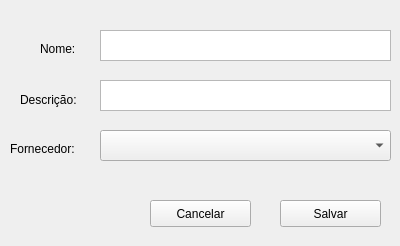
<?xml version="1.0" encoding="UTF-8"?>
<ui version="4.0">
 <class>NovoProduto</class>
 <widget class="QWidget" name="NovoProduto">
  <property name="geometry">
   <rect>
    <x>0</x>
    <y>0</y>
    <width>400</width>
    <height>246</height>
   </rect>
  </property>
  <property name="windowTitle">
   <string>Novo Produto</string>
  </property>
  <property name="windowIcon">
   <iconset>
    <normaloff>../Icons/mdpi.png</normaloff>../Icons/mdpi.png</iconset>
  </property>
  <widget class="QPushButton" name="btnCancelar">
   <property name="geometry">
    <rect>
     <x>150</x>
     <y>200</y>
     <width>101</width>
     <height>27</height>
    </rect>
   </property>
   <property name="text">
    <string>Cancelar</string>
   </property>
  </widget>
  <widget class="QPlainTextEdit" name="tbNome">
   <property name="geometry">
    <rect>
     <x>100</x>
     <y>30</y>
     <width>291</width>
     <height>31</height>
    </rect>
   </property>
  </widget>
  <widget class="QLabel" name="label_7">
   <property name="geometry">
    <rect>
     <x>40</x>
     <y>40</y>
     <width>51</width>
     <height>17</height>
    </rect>
   </property>
   <property name="text">
    <string>Nome:</string>
   </property>
  </widget>
  <widget class="QPushButton" name="btnSalvar">
   <property name="geometry">
    <rect>
     <x>280</x>
     <y>200</y>
     <width>101</width>
     <height>27</height>
    </rect>
   </property>
   <property name="text">
    <string>Salvar</string>
   </property>
  </widget>
  <widget class="QPlainTextEdit" name="tbDescricao">
   <property name="geometry">
    <rect>
     <x>100</x>
     <y>80</y>
     <width>291</width>
     <height>31</height>
    </rect>
   </property>
  </widget>
  <widget class="QLabel" name="label_8">
   <property name="geometry">
    <rect>
     <x>20</x>
     <y>90</y>
     <width>71</width>
     <height>20</height>
    </rect>
   </property>
   <property name="text">
    <string>Descrição:</string>
   </property>
  </widget>
  <widget class="QComboBox" name="cbFornecedor">
   <property name="geometry">
    <rect>
     <x>100</x>
     <y>130</y>
     <width>291</width>
     <height>31</height>
    </rect>
   </property>
  </widget>
  <widget class="QLabel" name="label_2">
   <property name="geometry">
    <rect>
     <x>10</x>
     <y>140</y>
     <width>91</width>
     <height>17</height>
    </rect>
   </property>
   <property name="text">
    <string>Fornecedor:</string>
   </property>
  </widget>
 </widget>
 <resources/>
 <connections/>
</ui>
